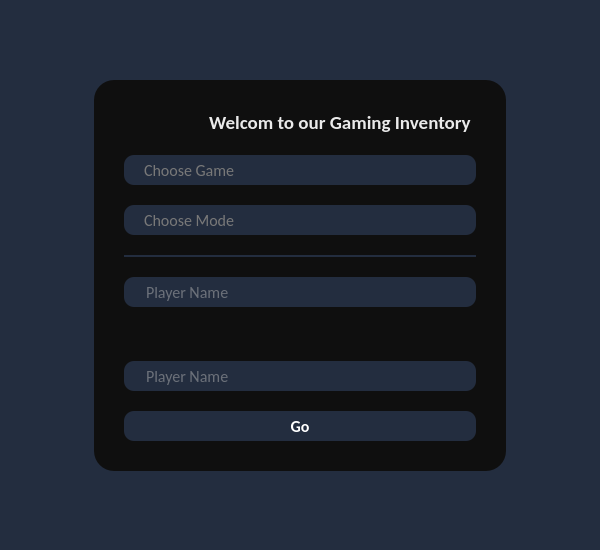
<?xml version="1.0" encoding="UTF-8"?>
<ui version="4.0">
 <class>Home</class>
 <widget class="QWidget" name="Home">
  <property name="geometry">
   <rect>
    <x>0</x>
    <y>0</y>
    <width>600</width>
    <height>550</height>
   </rect>
  </property>
  <property name="minimumSize">
   <size>
    <width>500</width>
    <height>500</height>
   </size>
  </property>
  <property name="styleSheet">
   <string notr="true">QWidget {
	background-color: #232D3F;
}</string>
  </property>
  <layout class="QGridLayout" name="mainLayout" rowstretch="1,5,1" columnstretch="1,5,1">
   <item row="1" column="0">
    <spacer name="horizontalSpacer">
     <property name="orientation">
      <enum>Qt::Horizontal</enum>
     </property>
     <property name="sizeHint" stdset="0">
      <size>
       <width>40</width>
       <height>20</height>
      </size>
     </property>
    </spacer>
   </item>
   <item row="2" column="1">
    <spacer name="verticalSpacer_2">
     <property name="orientation">
      <enum>Qt::Vertical</enum>
     </property>
     <property name="sizeHint" stdset="0">
      <size>
       <width>20</width>
       <height>40</height>
      </size>
     </property>
    </spacer>
   </item>
   <item row="1" column="2">
    <spacer name="horizontalSpacer_2">
     <property name="orientation">
      <enum>Qt::Horizontal</enum>
     </property>
     <property name="sizeHint" stdset="0">
      <size>
       <width>40</width>
       <height>20</height>
      </size>
     </property>
    </spacer>
   </item>
   <item row="0" column="1">
    <spacer name="verticalSpacer">
     <property name="orientation">
      <enum>Qt::Vertical</enum>
     </property>
     <property name="sizeHint" stdset="0">
      <size>
       <width>20</width>
       <height>40</height>
      </size>
     </property>
    </spacer>
   </item>
   <item row="1" column="1">
    <widget class="QFrame" name="mainFrame">
     <property name="minimumSize">
      <size>
       <width>0</width>
       <height>0</height>
      </size>
     </property>
     <property name="maximumSize">
      <size>
       <width>450</width>
       <height>550</height>
      </size>
     </property>
     <property name="styleSheet">
      <string notr="true">QFrame {
	background-color: #0F0F0F;
	border-radius: 20px;
	font: 14pt &quot;Calibri&quot;;
}

/* Push Button */
QPushButton {
	color: white;
	background-color: #232D3F;
	border-radius: 10px;
}

QPushButton::hover {
	background-color: rgb(0, 74, 177);
	color: white;
}

QPushButton:pressed {
	background-color: rgb(0, 111, 255);
}

/* Text Edits */
QLineEdit {
	color: rgb(180, 180, 180);
	padding-left: 20px;
	border-radius: 10px;
}

QLineEdit::hover {
	background-color: rgb(65, 83, 116);
}

QLineEdit::focus {
	background-color: rgb(58, 75, 104);
	border: 2px solid #1C82AD;
}

/* Combo Box */
QComboBox {
	color:  rgb(120, 120, 120);
	padding-left: 20px;
	boarder: none;
	border-radius: 10px;
}

QComboBox::hover {
	background-color: rgb(65, 83, 116);
}

QComboBox::drop-down {
	width: 0px;
}

QAbstractItemView {
		background-color: #232D3F;
}

QAbstractItemView::item {
	color: white;
}

QAbstractItemView::item:hover {
	background-color: #1C82AD;
}</string>
     </property>
     <property name="frameShape">
      <enum>QFrame::StyledPanel</enum>
     </property>
     <property name="frameShadow">
      <enum>QFrame::Raised</enum>
     </property>
     <layout class="QVBoxLayout" name="verticalLayout">
      <property name="spacing">
       <number>20</number>
      </property>
      <property name="leftMargin">
       <number>30</number>
      </property>
      <property name="topMargin">
       <number>30</number>
      </property>
      <property name="rightMargin">
       <number>30</number>
      </property>
      <property name="bottomMargin">
       <number>30</number>
      </property>
      <item>
       <layout class="QHBoxLayout" name="horizontalLayout">
        <item>
         <widget class="QLabel" name="iconLabel">
          <property name="maximumSize">
           <size>
            <width>80</width>
            <height>80</height>
           </size>
          </property>
          <property name="text">
           <string/>
          </property>
          <property name="pixmap">
           <pixmap resource="../resource/resource.qrc">:/icons/logo.png</pixmap>
          </property>
          <property name="scaledContents">
           <bool>true</bool>
          </property>
         </widget>
        </item>
        <item>
         <widget class="QLabel" name="welcomeLabel">
          <property name="font">
           <font>
            <family>Calibri</family>
            <pointsize>14</pointsize>
            <italic>false</italic>
            <bold>true</bold>
           </font>
          </property>
          <property name="styleSheet">
           <string notr="true">color: rgb(234, 234, 234);
padding-left: 20px;
font: 700 14pt &quot;Calibri&quot;;</string>
          </property>
          <property name="text">
           <string>Welcom to our Gaming Inventory</string>
          </property>
         </widget>
        </item>
       </layout>
      </item>
      <item>
       <widget class="QComboBox" name="gameCombo">
        <property name="minimumSize">
         <size>
          <width>0</width>
          <height>30</height>
         </size>
        </property>
        <property name="font">
         <font>
          <family>Calibri</family>
          <pointsize>12</pointsize>
         </font>
        </property>
        <property name="focusPolicy">
         <enum>Qt::NoFocus</enum>
        </property>
        <property name="styleSheet">
         <string notr="true"/>
        </property>
        <property name="placeholderText">
         <string>Choose Game</string>
        </property>
        <item>
         <property name="text">
          <string>Pyramid XO</string>
         </property>
        </item>
        <item>
         <property name="text">
          <string>5x5 XO</string>
         </property>
        </item>
        <item>
         <property name="text">
          <string>Connect4</string>
         </property>
        </item>
       </widget>
      </item>
      <item>
       <widget class="QComboBox" name="modeCombo">
        <property name="minimumSize">
         <size>
          <width>0</width>
          <height>30</height>
         </size>
        </property>
        <property name="font">
         <font>
          <family>Calibri</family>
          <pointsize>12</pointsize>
         </font>
        </property>
        <property name="focusPolicy">
         <enum>Qt::NoFocus</enum>
        </property>
        <property name="placeholderText">
         <string>Choose Mode</string>
        </property>
        <item>
         <property name="text">
          <string>vs Player</string>
         </property>
        </item>
        <item>
         <property name="text">
          <string>vs Random</string>
         </property>
        </item>
       </widget>
      </item>
      <item>
       <widget class="Line" name="line">
        <property name="minimumSize">
         <size>
          <width>0</width>
          <height>2</height>
         </size>
        </property>
        <property name="maximumSize">
         <size>
          <width>16777215</width>
          <height>1</height>
         </size>
        </property>
        <property name="styleSheet">
         <string notr="true">background-color: #232D3F;</string>
        </property>
        <property name="orientation">
         <enum>Qt::Horizontal</enum>
        </property>
       </widget>
      </item>
      <item>
       <widget class="QLineEdit" name="player1Line">
        <property name="minimumSize">
         <size>
          <width>0</width>
          <height>30</height>
         </size>
        </property>
        <property name="font">
         <font>
          <family>Calibri</family>
          <pointsize>12</pointsize>
         </font>
        </property>
        <property name="alignment">
         <set>Qt::AlignLeading|Qt::AlignLeft|Qt::AlignVCenter</set>
        </property>
        <property name="placeholderText">
         <string>Player Name</string>
        </property>
       </widget>
      </item>
      <item alignment="Qt::AlignHCenter">
       <widget class="QLabel" name="vsIcon">
        <property name="maximumSize">
         <size>
          <width>32</width>
          <height>32</height>
         </size>
        </property>
        <property name="text">
         <string/>
        </property>
        <property name="pixmap">
         <pixmap resource="../resource/resource.qrc">:/icons/vs.png</pixmap>
        </property>
        <property name="scaledContents">
         <bool>true</bool>
        </property>
        <property name="alignment">
         <set>Qt::AlignCenter</set>
        </property>
       </widget>
      </item>
      <item>
       <widget class="QLineEdit" name="player2Line">
        <property name="minimumSize">
         <size>
          <width>0</width>
          <height>30</height>
         </size>
        </property>
        <property name="font">
         <font>
          <family>Calibri</family>
          <pointsize>12</pointsize>
         </font>
        </property>
        <property name="alignment">
         <set>Qt::AlignLeading|Qt::AlignLeft|Qt::AlignVCenter</set>
        </property>
        <property name="placeholderText">
         <string>Player Name</string>
        </property>
       </widget>
      </item>
      <item>
       <widget class="QPushButton" name="goButton">
        <property name="minimumSize">
         <size>
          <width>150</width>
          <height>30</height>
         </size>
        </property>
        <property name="font">
         <font>
          <family>Calibri</family>
          <pointsize>12</pointsize>
          <bold>true</bold>
         </font>
        </property>
        <property name="focusPolicy">
         <enum>Qt::NoFocus</enum>
        </property>
        <property name="text">
         <string>Go</string>
        </property>
       </widget>
      </item>
     </layout>
    </widget>
   </item>
  </layout>
 </widget>
 <resources>
  <include location="../resource/resource.qrc"/>
 </resources>
 <connections/>
</ui>
